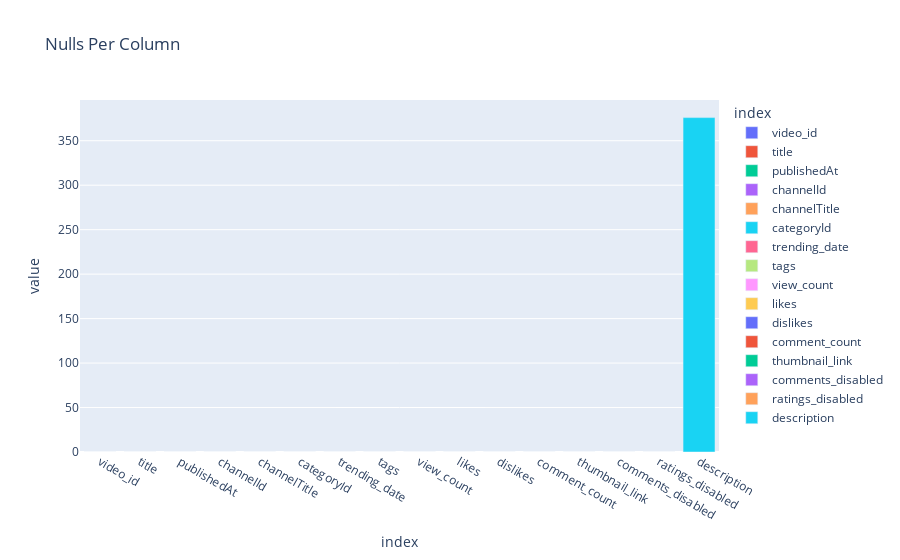

Notebook cell for this chart:
### Code cell
#display how many nulls are in each column
px.bar(youtube.isnull().sum()
       ,title='Nulls Per Column'
       ,color=youtube.isnull().sum().index)

### Figure 1 — Plotly figure (JSON) as saved in the notebook; plotly's stock layout.template omitted (floating-point values rounded to 4 significant figures)
{"data": [{"alignmentgroup": "True", "hovertemplate": "index=%{x}<br>value=%{y}<extra></extra>", "legendgroup": "video_id", "marker": {"color": "#636efa"}, "name": "video_id", "offsetgroup": "video_id", "orientation": "v", "showlegend": true, "textposition": "auto", "type": "bar", "x": ["video_id"], "xaxis": "x", "y": [0], "yaxis": "y"}, {"alignmentgroup": "True", "hovertemplate": "index=%{x}<br>value=%{y}<extra></extra>", "legendgroup": "title", "marker": {"color": "#EF553B"}, "name": "title", "offsetgroup": "title", "orientation": "v", "showlegend": true, "textposition": "auto", "type": "bar", "x": ["title"], "xaxis": "x", "y": [0], "yaxis": "y"}, {"alignmentgroup": "True", "hovertemplate": "index=%{x}<br>value=%{y}<extra></extra>", "legendgroup": "publishedAt", "marker": {"color": "#00cc96"}, "name": "publishedAt", "offsetgroup": "publishedAt", "orientation": "v", "showlegend": true, "textposition": "auto", "type": "bar", "x": ["publishedAt"], "xaxis": "x", "y": [0], "yaxis": "y"}, {"alignmentgroup": "True", "hovertemplate": "index=%{x}<br>value=%{y}<extra></extra>", "legendgroup": "channelId", "marker": {"color": "#ab63fa"}, "name": "channelId", "offsetgroup": "channelId", "orientation": "v", "showlegend": true, "textposition": "auto", "type": "bar", "x": ["channelId"], "xaxis": "x", "y": [0], "yaxis": "y"}, {"alignmentgroup": "True", "hovertemplate": "index=%{x}<br>value=%{y}<extra></extra>", "legendgroup": "channelTitle", "marker": {"color": "#FFA15A"}, "name": "channelTitle", "offsetgroup": "channelTitle", "orientation": "v", "showlegend": true, "textposition": "auto", "type": "bar", "x": ["channelTitle"], "xaxis": "x", "y": [0], "yaxis": "y"}, {"alignmentgroup": "True", "hovertemplate": "index=%{x}<br>value=%{y}<extra></extra>", "legendgroup": "categoryId", "marker": {"color": "#19d3f3"}, "name": "categoryId", "offsetgroup": "categoryId", "orientation": "v", "showlegend": true, "textposition": "auto", "type": "bar", "x": ["categoryId"], "xaxis": "x", "y": [0], "yaxis": "y"}, {"alignmentgroup": "True", "hovertemplate": "index=%{x}<br>value=%{y}<extra></extra>", "legendgroup": "trending_date", "marker": {"color": "#FF6692"}, "name": "trending_date", "offsetgroup": "trending_date", "orientation": "v", "showlegend": true, "textposition": "auto", "type": "bar", "x": ["trending_date"], "xaxis": "x", "y": [0], "yaxis": "y"}, {"alignmentgroup": "True", "hovertemplate": "index=%{x}<br>value=%{y}<extra></extra>", "legendgroup": "tags", "marker": {"color": "#B6E880"}, "name": "tags", "offsetgroup": "tags", "orientation": "v", "showlegend": true, "textposition": "auto", "type": "bar", "x": ["tags"], "xaxis": "x", "y": [0], "yaxis": "y"}, {"alignmentgroup": "True", "hovertemplate": "index=%{x}<br>value=%{y}<extra></extra>", "legendgroup": "view_count", "marker": {"color": "#FF97FF"}, "name": "view_count", "offsetgroup": "view_count", "orientation": "v", "showlegend": true, "textposition": "auto", "type": "bar", "x": ["view_count"], "xaxis": "x", "y": [0], "yaxis": "y"}, {"alignmentgroup": "True", "hovertemplate": "index=%{x}<br>value=%{y}<extra></extra>", "legendgroup": "likes", "marker": {"color": "#FECB52"}, "name": "likes", "offsetgroup": "likes", "orientation": "v", "showlegend": true, "textposition": "auto", "type": "bar", "x": ["likes"], "xaxis": "x", "y": [0], "yaxis": "y"}, {"alignmentgroup": "True", "hovertemplate": "index=%{x}<br>value=%{y}<extra></extra>", "legendgroup": "dislikes", "marker": {"color": "#636efa"}, "name": "dislikes", "offsetgroup": "dislikes", "orientation": "v", "showlegend": true, "textposition": "auto", "type": "bar", "x": ["dislikes"], "xaxis": "x", "y": [0], "yaxis": "y"}, {"alignmentgroup": "True", "hovertemplate": "index=%{x}<br>value=%{y}<extra></extra>", "legendgroup": "comment_count", "marker": {"color": "#EF553B"}, "name": "comment_count", "offsetgroup": "comment_count", "orientation": "v", "showlegend": true, "textposition": "auto", "type": "bar", "x": ["comment_count"], "xaxis": "x", "y": [0], "yaxis": "y"}, {"alignmentgroup": "True", "hovertemplate": "index=%{x}<br>value=%{y}<extra></extra>", "legendgroup": "thumbnail_link", "marker": {"color": "#00cc96"}, "name": "thumbnail_link", "offsetgroup": "thumbnail_link", "orientation": "v", "showlegend": true, "textposition": "auto", "type": "bar", "x": ["thumbnail_link"], "xaxis": "x", "y": [0], "yaxis": "y"}, {"alignmentgroup": "True", "hovertemplate": "index=%{x}<br>value=%{y}<extra></extra>", "legendgroup": "comments_disabled", "marker": {"color": "#ab63fa"}, "name": "comments_disabled", "offsetgroup": "comments_disabled", "orientation": "v", "showlegend": true, "textposition": "auto", "type": "bar", "x": ["comments_disabled"], "xaxis": "x", "y": [0], "yaxis": "y"}, {"alignmentgroup": "True", "hovertemplate": "index=%{x}<br>value=%{y}<extra></extra>", "legendgroup": "ratings_disabled", "marker": {"color": "#FFA15A"}, "name": "ratings_disabled", "offsetgroup": "ratings_disabled", "orientation": "v", "showlegend": true, "textposition": "auto", "type": "bar", "x": ["ratings_disabled"], "xaxis": "x", "y": [0], "yaxis": "y"}, {"alignmentgroup": "True", "hovertemplate": "index=%{x}<br>value=%{y}<extra></extra>", "legendgroup": "description", "marker": {"color": "#19d3f3"}, "name": "description", "offsetgroup": "description", "orientation": "v", "showlegend": true, "textposition": "auto", "type": "bar", "x": ["description"], "xaxis": "x", "y": [376], "yaxis": "y"}], "layout": {"barmode": "relative", "legend": {"title": {"text": "index"}, "tracegroupgap": 0}, "title": {"text": "Nulls Per Column"}, "xaxis": {"anchor": "y", "categoryarray": ["video_id", "title", "publishedAt", "channelId", "channelTitle", "categoryId", "trending_date", "tags", "view_count", "likes", "dislikes", "comment_count", "thumbnail_link", "comments_disabled", "ratings_disabled", "description"], "categoryorder": "array", "domain": [0, 1], "title": {"text": "index"}}, "yaxis": {"anchor": "x", "domain": [0, 1], "title": {"text": "value"}}}}
